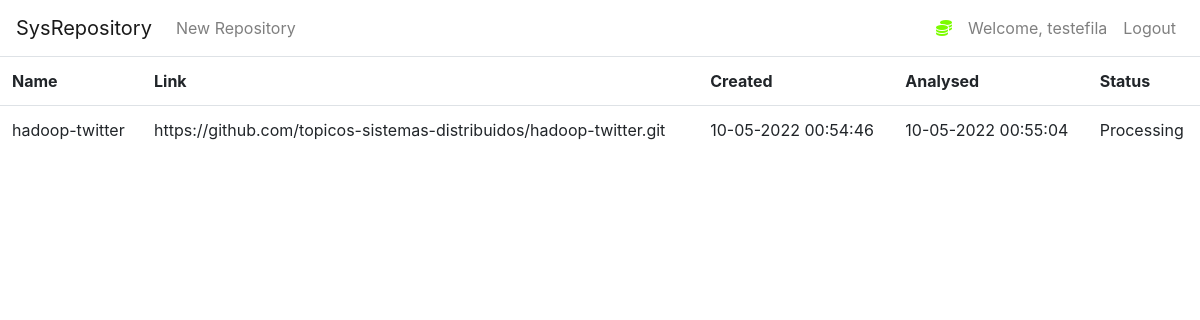
The page /repository/27/analysed (signed in) on the database its author committed.
### msr/dao.py (models this page shows, shortened)
class User(db.Model, UserMixin):
    id = db.Column(db.Integer(), primary_key=True)
    username = db.Column(db.String(length=30), nullable=False, unique=True)
    email_address = db.Column(db.String(length=50), nullable=False, unique=True)
    password_hash = db.Column(db.String(length=60), nullable=False)
    repositories = db.relationship('Repository', backref='owned_user', lazy=True)
    @property
    def password(self):
        return self.password

class Repository(db.Model):
    id = db.Column(db.Integer(), primary_key=True)
    name = db.Column(db.String(length=30), nullable=False, unique=False)
    link = db.Column(db.String(length=1024), nullable=False, unique=False)
    creation_date = db.Column(db.DateTime, nullable=False, default=datetime.now)
    analysis_date = db.Column(db.DateTime, nullable=True, default=None)
    analysed = db.Column(db.Integer(), nullable=True, default=0)
    owner = db.Column(db.Integer(), db.ForeignKey('user.id'))

### msr/main.py (the view)
@app.route("/repository/<int:id>/analysed", methods=["GET"])
@login_required
def visualizar_analise_repositorio(id):
    repositorio = repositoriesCollection.query_repository_by_id(id)
    link = repositorio.link
    name = repositorio.name
    creation_date = repositorio.creation_date
    analysis_date = repositorio.analysis_date
    status = repositorio.analysed
    relative_path = 'repositories' + '/' + str(current_user.get_id()) + '/' + name + '.json'
    relative_path_file_name = url_for('static', filename=relative_path)
    return render_template("repository/analisado.html", my_link=link, my_name=name, my_creation_date=creation_date,
                                my_analysis_date=analysis_date, my_status=status,
                                my_relative_path_file_name=relative_path_file_name)

### msr/dao.py (called while the page is built)
@login_manager.user_loader
def load_user(user_id):
    return User.query.get(int(user_id))

    def query_repository_by_id(self, p_id):
        repository = Repository.query.filter_by(id=p_id).first()
        return repository

### msr/main.py (called while the page is built)
@app.context_processor
def utility_processor():
    def status_repositorio(status):
        valor = ''
        try:
            lista_de_status = list()
            lista_de_status = ['Registered', 'Processing', 'Analysed']
            valor = lista_de_status[status]
        except Exception as e:
            print('Erro de status: valor ' + valor + ' - status:  ' + str(status) + ' - ' + str(e))
        return valor
    return dict(status_repositorio=status_repositorio)

### msr/templates/repository/analisado.html (shortened to what this page needs)
{% extends 'base.html' %}
{% block content %}
<table class="table table-hover table">
    <tr>
      <th scope="col">Name</th>
      <th scope="col">Link</th>
      <th scope="col">Created</th>
      <th scope="col">Analysed</th>
      <th scope="col">Status</th>
    </tr>
          <tr role="row">
          <td> {{ my_name }} </td>
          <td >{{ my_link }}</td>
          <td> {{ my_creation_date.strftime('%d-%m-%Y %H:%M:%S') }} </td>
          <td> {{ my_analysis_date.strftime('%d-%m-%Y %H:%M:%S') }} </td>
          <td >{{ status_repositorio(my_status) }} </td>
    </table>
{% endblock %}

### msr/templates/base.html (shortened to what this page needs)
<!doctype html>
<html lang="en">
   <head>
      <link rel="stylesheet" href="https://cdn.jsdelivr.net/npm/bootstrap@4.5.3/dist/css/bootstrap.min.css">
      <link rel="stylesheet" type="text/css" href="{{ url_for('static', filename='jsonview.bundle.css') }}">
   </head>
   <body>
    <nav class="navbar navbar-expand-md navbar-light">
      <a class="navbar-brand" href="{{ url_for('msr_page') }} ">SysRepository</a>
      <div class="collapse navbar-collapse" id="navbarNav">
          {% if current_user.is_authenticated %}
            <ul class="navbar-nav mr-auto">
                <li class="nav-item">
                    <a class="nav-link" href="{{ url_for('repository_page') }}">New Repository</a>
                </li>
            </ul>
            <ul class="navbar-nav">
                <li class="nav-item">
                    <a class="nav-link" style="color: lawngreen; font-weight: bold">
                        <i class="fas fa-coins"></i>
                    </a>
                </li>
                <li class="nav-item">
                    <a class="nav-link">Welcome, {{ current_user.username }}</a>
                </li>
                <li class="nav-item">
                    <a class="nav-link" href="{{ url_for('logout_page') }}">Logout</a>
                </li>
            </ul>
          {% endif %}
      </div>
    </nav>
      {% block content %}
      {% endblock %}
   </body>
</html>

### rows shown on the page
User: username "testefila"
Repository: name "hadoop-twitter", link "https://github.com/topicos-sistemas-distribuidos/hadoop-twitter.git", strftime "10-05-2022 00:54:46", strftime "10-05-2022 00:55:04"

### other values the page prints
{{ status_repositorio(my_status) }} "Processing"
